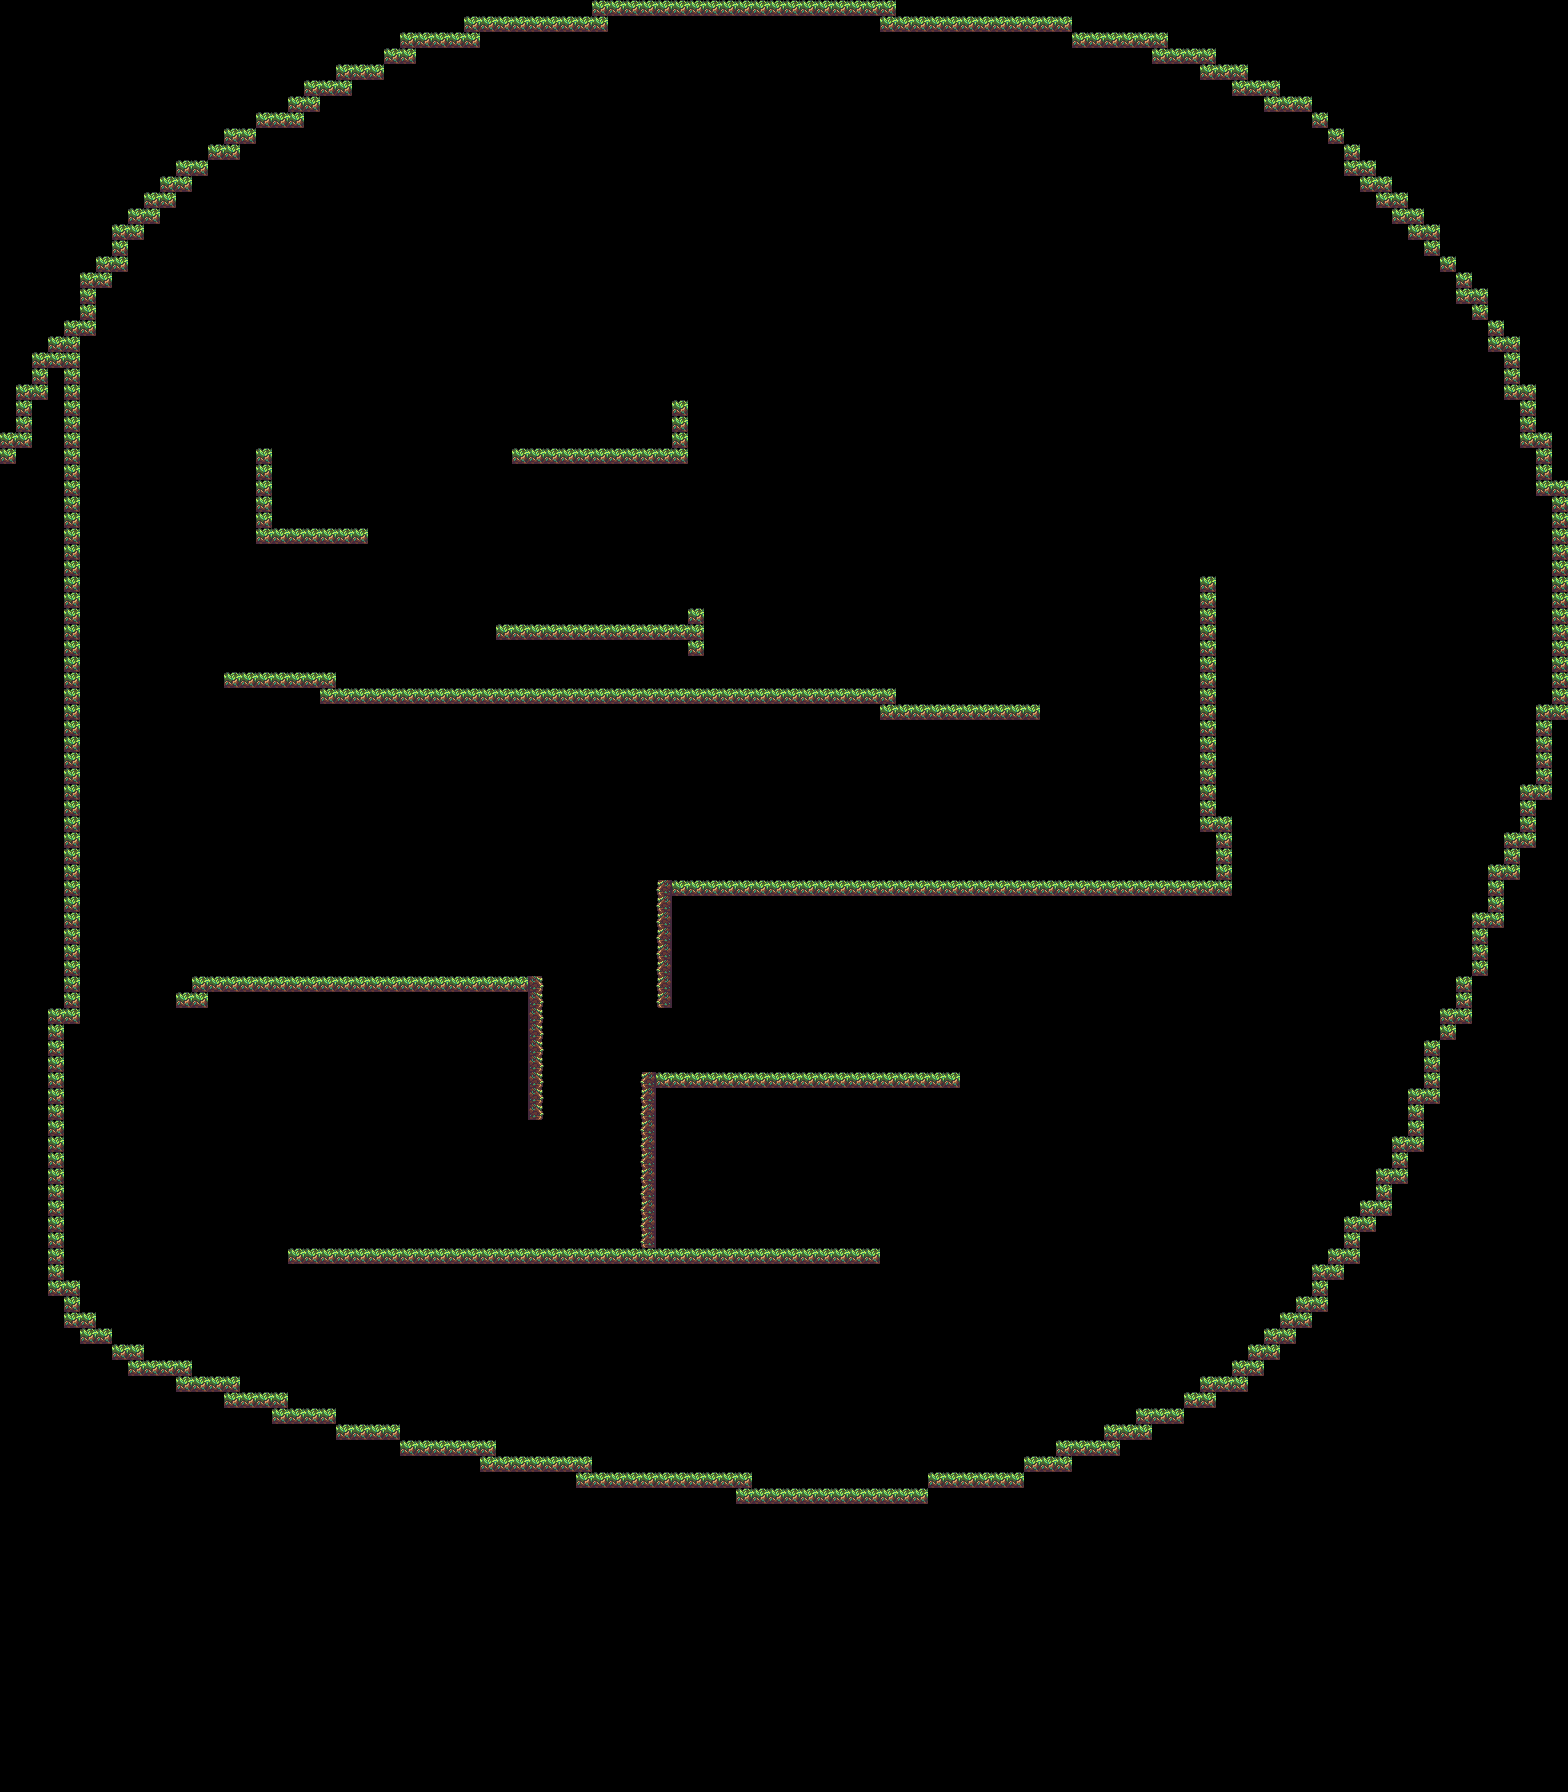

The image is a tile-based game level rendered from a .tmx file. Its description and source (layers, tilesets, objects; grid data summarised) follow:
An orthogonal 98x112 tile map with 16x16 px tiles, 1 tile layer (Tile Layer 1) and 1 object.

<map version="1.10" tiledversion="1.10.2" orientation="orthogonal" renderorder="right-down" width="98" height="112" tilewidth="16" tileheight="16" infinite="0" nextlayerid="3" nextobjectid="2">
 <tileset firstgid="1" source="Tileset.tsx" />
 <layer id="1" name="Tile Layer 1" width="98" height="112">
  <data>[10976 cells, 623 non-empty, 3 distinct tile ids]</data>
 </layer>
 <objectgroup id="2" name="Object Layer 1">
  <object id="1" x="314.5" y="1201" width="40.5" height="28.5">
   <properties>
    <property name="spawn" value="player" />
   </properties>
  </object>
 </objectgroup>
</map>
